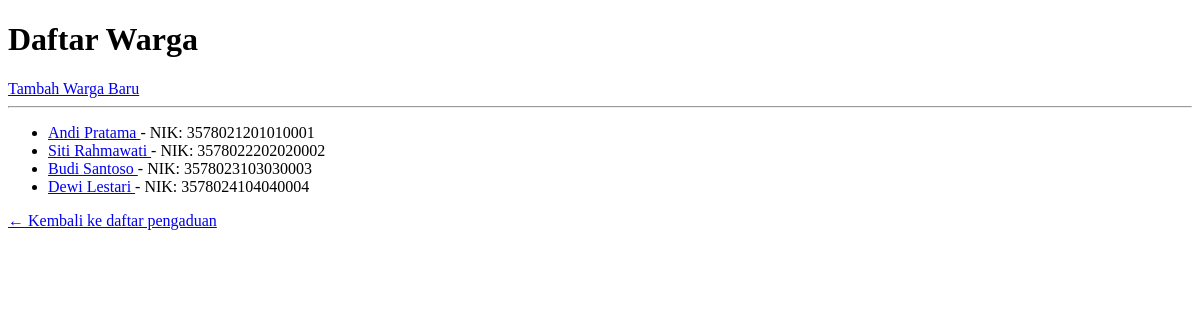
The app's page /warga/, older data.
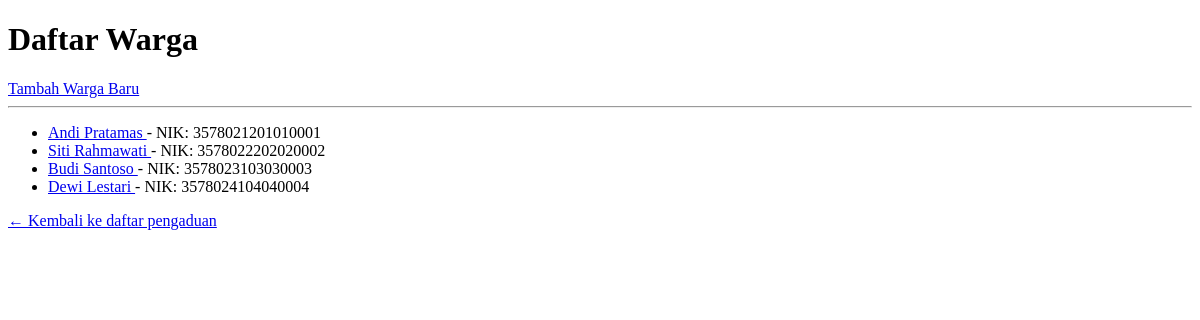
The same page, newer data.
### warga/models.py (models this page shows, shortened)
class Warga(models.Model):
    nik = models.CharField(max_length=16, unique=True, verbose_name="Nomor Induk Kependudukan")
    nama_lengkap = models.CharField(max_length=100, verbose_name="Nama Lengkap")
    alamat = models.TextField(verbose_name="Alamat Tinggal")
    no_telepon = models.CharField(max_length=15, blank=True, verbose_name="Nomor Telepon")
    tanggal_registrasi = models.DateTimeField(auto_now_add=True)

### warga/views.py (the view)
# urls.py: path('', WargaListView.as_view(), name='warga-list'),
class WargaListView(ListView):
    model = Warga

### warga/templates/warga/warga_list.html (shortened to what this page needs)
<!DOCTYPE html>
<html>
<head>
</head>
<body>
    <h1>Daftar Warga</h1>
<a href="{% url 'warga-tambah' %}">Tambah Warga Baru</a>
<hr>
    <ul>
        {% for warga in object_list %}
            <li><a href="{% url 'warga-detail' warga.pk %}">
                {{ warga.nama_lengkap }}
            </a> - NIK: {{ warga.nik }}</li>
        {% empty %}
            <li>Belum ada data warga yang terdaftar.</li>
        {% endfor %}
    </ul>
    <a href="{% url 'pengaduan-list' %}">← Kembali ke daftar pengaduan</a>
</body>
</html>

Row changes from the older to the newer data that the page shows:
changed Warga: nama_lengkap "Andi Pratama" → "Andi Pratamas"
